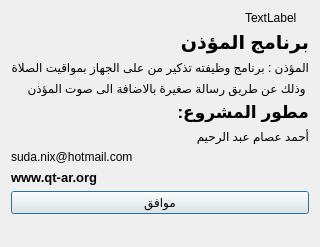
<?xml version="1.0" encoding="UTF-8"?>
<ui version="4.0">
 <class>AboutDialog</class>
 <widget class="QDialog" name="AboutDialog">
  <property name="geometry">
   <rect>
    <x>0</x>
    <y>0</y>
    <width>309</width>
    <height>241</height>
   </rect>
  </property>
  <property name="windowTitle">
   <string>عن البرنامج</string>
  </property>
  <property name="layoutDirection">
   <enum>Qt::RightToLeft</enum>
  </property>
  <layout class="QVBoxLayout" name="verticalLayout">
   <item>
    <widget class="QLabel" name="label">
     <property name="maximumSize">
      <size>
       <width>64</width>
       <height>64</height>
      </size>
     </property>
     <property name="text">
      <string>TextLabel</string>
     </property>
    </widget>
   </item>
   <item>
    <widget class="QLabel" name="label_2">
     <property name="font">
      <font>
       <family>Arial</family>
       <pointsize>14</pointsize>
       <weight>75</weight>
       <bold>true</bold>
      </font>
     </property>
     <property name="text">
      <string>برنامج المؤذن </string>
     </property>
    </widget>
   </item>
   <item>
    <widget class="QLabel" name="label_3">
     <property name="text">
      <string>المؤذن : برنامج وظيفته تذكير من على الجهاز بمواقيت الصلاة</string>
     </property>
    </widget>
   </item>
   <item>
    <widget class="QLabel" name="label_4">
     <property name="text">
      <string> وذلك عن طريق رسالة صغيرة بالاضافة الى صوت المؤذن</string>
     </property>
    </widget>
   </item>
   <item>
    <widget class="QLabel" name="label_5">
     <property name="font">
      <font>
       <family>Arial</family>
       <pointsize>13</pointsize>
       <weight>75</weight>
       <bold>true</bold>
      </font>
     </property>
     <property name="text">
      <string>مطور المشروع:</string>
     </property>
    </widget>
   </item>
   <item>
    <widget class="QLabel" name="label_6">
     <property name="text">
      <string>أحمد عصام عبد الرحيم</string>
     </property>
    </widget>
   </item>
   <item>
    <widget class="QLabel" name="label_7">
     <property name="text">
      <string>suda.nix@hotmail.com</string>
     </property>
     <property name="openExternalLinks">
      <bool>false</bool>
     </property>
    </widget>
   </item>
   <item>
    <widget class="QLabel" name="label_8">
     <property name="font">
      <font>
       <pointsize>10</pointsize>
       <weight>75</weight>
       <bold>true</bold>
      </font>
     </property>
     <property name="text">
      <string>www.qt-ar.org </string>
     </property>
    </widget>
   </item>
   <item>
    <widget class="QPushButton" name="okButton">
     <property name="text">
      <string>موافق</string>
     </property>
     <property name="icon">
      <iconset resource="gui.qrc">
       <normaloff>:/images/ok.png</normaloff>:/images/ok.png</iconset>
     </property>
    </widget>
   </item>
   <item>
    <spacer name="horizontalSpacer_2">
     <property name="orientation">
      <enum>Qt::Horizontal</enum>
     </property>
     <property name="sizeHint" stdset="0">
      <size>
       <width>285</width>
       <height>22</height>
      </size>
     </property>
    </spacer>
   </item>
  </layout>
 </widget>
 <resources>
  <include location="gui.qrc"/>
 </resources>
 <connections>
  <connection>
   <sender>okButton</sender>
   <signal>clicked()</signal>
   <receiver>AboutDialog</receiver>
   <slot>accept()</slot>
   <hints>
    <hint type="sourcelabel">
     <x>336</x>
     <y>263</y>
    </hint>
    <hint type="destinationlabel">
     <x>249</x>
     <y>263</y>
    </hint>
   </hints>
  </connection>
 </connections>
</ui>
